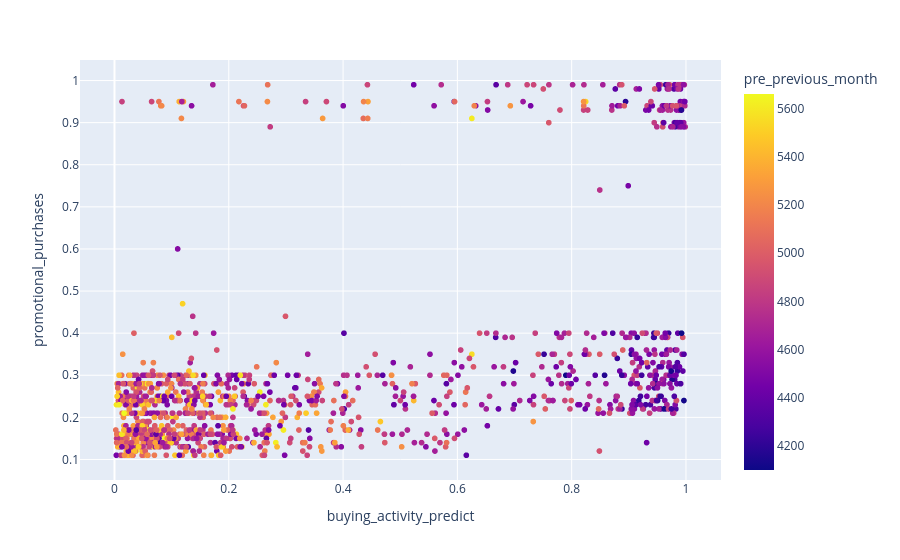

Notebook cell for this chart:
### Code cell
# pre_previous_month
fig = px.scatter(market_pivot, x="buying_activity_predict", y="promotional_purchases", color="pre_previous_month")
fig.show()

### Figure 1 — Plotly figure (JSON) as saved in the notebook; plotly's stock layout.template omitted (floating-point values rounded to 4 significant figures; data arrays with more than 128 entries replaced by an {"elided": "..."} marker saying what was removed)
{"data": [{"hovertemplate": "buying_activity_predict=%{x}<br>promotional_purchases=%{y}<br>pre_previous_month=%{marker.color}<extra></extra>", "legendgroup": "", "marker": {"color": {"elided": "1296 int values"}, "coloraxis": "coloraxis", "symbol": "circle"}, "mode": "markers", "name": "", "showlegend": false, "type": "scattergl", "x": {"elided": "1296 float values"}, "xaxis": "x", "y": {"elided": "1296 float values"}, "yaxis": "y"}], "layout": {"coloraxis": {"colorbar": {"title": {"text": "pre_previous_month"}}, "colorscale": [[0, "#0d0887"], [0.1111, "#46039f"], [0.2222, "#7201a8"], [0.3333, "#9c179e"], [0.4444, "#bd3786"], [0.5556, "#d8576b"], [0.6667, "#ed7953"], [0.7778, "#fb9f3a"], [0.8889, "#fdca26"], [1, "#f0f921"]]}, "legend": {"tracegroupgap": 0}, "margin": {"t": 60}, "xaxis": {"anchor": "y", "domain": [0, 1], "title": {"text": "buying_activity_predict"}}, "yaxis": {"anchor": "x", "domain": [0, 1], "title": {"text": "promotional_purchases"}}}}
